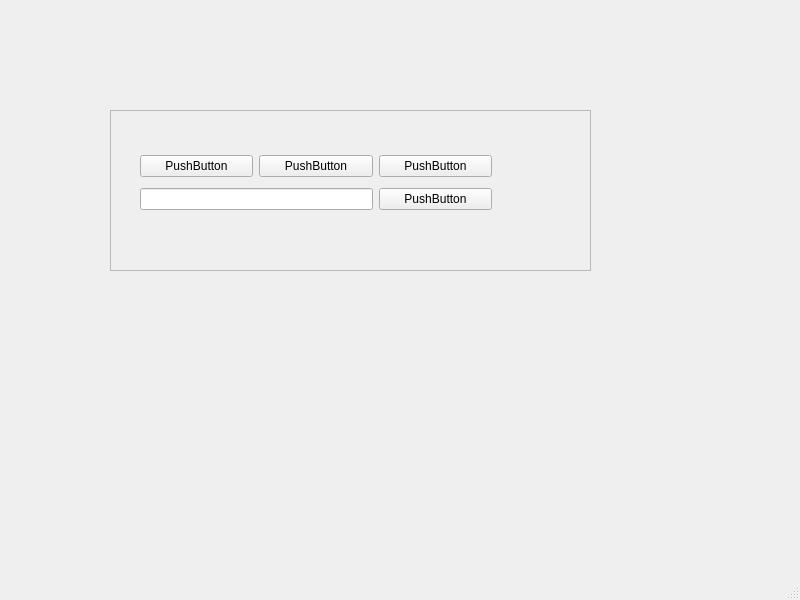
<?xml version="1.0" encoding="UTF-8"?>
<ui version="4.0">
 <class>MainWindow</class>
 <widget class="QMainWindow" name="MainWindow">
  <property name="geometry">
   <rect>
    <x>0</x>
    <y>0</y>
    <width>800</width>
    <height>600</height>
   </rect>
  </property>
  <property name="windowTitle">
   <string>MainWindow</string>
  </property>
  <widget class="QWidget" name="centralwidget">
   <widget class="QFrame" name="frame">
    <property name="geometry">
     <rect>
      <x>110</x>
      <y>110</y>
      <width>481</width>
      <height>161</height>
     </rect>
    </property>
    <property name="frameShape">
     <enum>QFrame::StyledPanel</enum>
    </property>
    <property name="frameShadow">
     <enum>QFrame::Raised</enum>
    </property>
    <widget class="QWidget" name="">
     <property name="geometry">
      <rect>
       <x>30</x>
       <y>40</y>
       <width>352</width>
       <height>65</height>
      </rect>
     </property>
     <layout class="QGridLayout" name="gridLayout">
      <item row="0" column="2">
       <widget class="QPushButton" name="pushButton_3">
        <property name="text">
         <string>PushButton</string>
        </property>
       </widget>
      </item>
      <item row="0" column="1">
       <widget class="QPushButton" name="pushButton_2">
        <property name="text">
         <string>PushButton</string>
        </property>
       </widget>
      </item>
      <item row="0" column="0">
       <widget class="QPushButton" name="pushButton">
        <property name="text">
         <string>PushButton</string>
        </property>
       </widget>
      </item>
      <item row="1" column="2">
       <widget class="QPushButton" name="pushButton_4">
        <property name="text">
         <string>PushButton</string>
        </property>
       </widget>
      </item>
      <item row="1" column="0" colspan="2">
       <widget class="QLineEdit" name="lineEdit"/>
      </item>
     </layout>
    </widget>
   </widget>
  </widget>
  <widget class="QMenuBar" name="menubar">
   <property name="geometry">
    <rect>
     <x>0</x>
     <y>0</y>
     <width>800</width>
     <height>26</height>
    </rect>
   </property>
  </widget>
  <widget class="QStatusBar" name="statusbar"/>
 </widget>
 <resources/>
 <connections/>
</ui>
